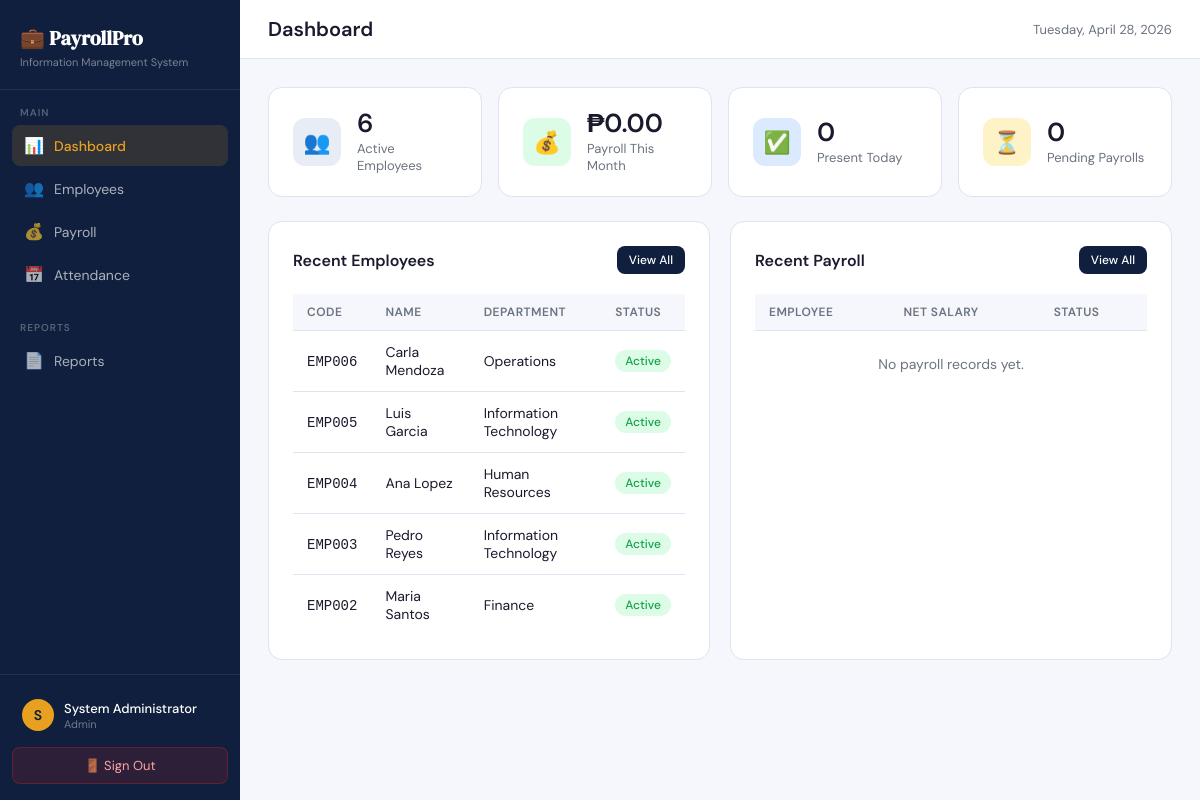
/pages/dashboard.php (signed in), run on the app's committed database.
### tables this page shows
CREATE TABLE employees (
    employee_id        INT AUTO_INCREMENT PRIMARY KEY,
    employee_code      VARCHAR(20) UNIQUE,
    first_name         VARCHAR(50) NOT NULL,
    last_name          VARCHAR(50) NOT NULL,
    middle_name        VARCHAR(50),
    suffix             VARCHAR(10),
    gender             ENUM('Male','Female','Other','Prefer not to say'),
    birth_date         DATE,
    contact_number     VARCHAR(20),
    alternate_contact  VARCHAR(20),
    email              VARCHAR(100) UNIQUE,
    address            TEXT,
    bank_account_number VARCHAR(50),
    tin_number         VARCHAR(50),
    sss_number         VARCHAR(20),
    philhealth_number  VARCHAR(20),
    pagibig_number     VARCHAR(20),
    date_hired         DATE NOT NULL,
    date_regularized   DATE,
    date_resigned      DATE,
    status             ENUM('Active','Resigned','Terminated','On Leave') DEFAULT 'Active',
    department_id      INT,
    position_id        INT,
    supervisor_id      INT,
    created_at         TIMESTAMP DEFAULT CURRENT_TIMESTAMP,
    updated_at         TIMESTAMP DEFAULT CURRENT_TIMESTAMP ON UPDATE CURRENT_TIMESTAMP,
    FOREIGN KEY (department_id) REFERENCES departments(department_id),
    FOREIGN KEY (position_id)   REFERENCES positions(position_id),
    FOREIGN KEY (supervisor_id) REFERENCES employees(employee_id),
    INDEX idx_status      (status),
    INDEX idx_department  (department_id),
    INDEX idx_position    (position_id),
    INDEX idx_date_hired  (date_hired)
);

CREATE TABLE departments (
    department_id   INT AUTO_INCREMENT PRIMARY KEY,
    department_name VARCHAR(100) UNIQUE NOT NULL,
    description     TEXT,
    created_at      TIMESTAMP DEFAULT CURRENT_TIMESTAMP
);

### includes/auth.php (called while the page is built, shortened)
<?php
function getCurrentUser() {
    return [
        'id'   => $_SESSION['user_id']   ?? null,
        'name' => $_SESSION['user_name'] ?? 'User',
        'role' => $_SESSION['user_role'] ?? 'staff',
    ];
}
?>

### pages/dashboard.php (the view, shortened to what this page needs)
<?php
require_once '../includes/auth.php';
$conn = getConnection();
$r = $conn->query("SELECT COUNT(*) AS c FROM employees WHERE status='Active'");
$totalEmployees = $r->fetch_assoc()['c'];
$r = $conn->query("SELECT COALESCE(SUM(net_salary),0) AS c FROM payroll
                   WHERE MONTH(created_at)=MONTH(CURDATE()) AND YEAR(created_at)=YEAR(CURDATE())");
$monthlyPayroll = number_format($r->fetch_assoc()['c'], 2);
$r = $conn->query("SELECT COUNT(*) AS c FROM attendance WHERE date=CURDATE() AND status='Present'");
$presentToday = $r->fetch_assoc()['c'];
$r = $conn->query("SELECT COUNT(*) AS c FROM payroll WHERE status='Draft'");
$pendingPayroll = $r->fetch_assoc()['c'];
$recentEmps = $conn->query("SELECT e.employee_code, CONCAT(e.first_name,' ',e.last_name) AS full_name,
    d.department_name, p.position_name, e.date_hired, e.status
    FROM employees e
    LEFT JOIN departments d ON e.department_id=d.department_id
    LEFT JOIN positions p ON e.position_id=p.position_id
    ORDER BY e.employee_id DESC LIMIT 5");
$recentPayroll = $conn->query("SELECT CONCAT(e.first_name,' ',e.last_name) AS full_name,
    pr.gross_salary, pr.total_deductions, pr.net_salary, pr.status, pr.created_at
    FROM payroll pr
    JOIN employees e ON pr.employee_id=e.employee_id
    ORDER BY pr.payroll_id DESC LIMIT 5");
include '../includes/header.php';
?>
<div class="stats-grid">
    <div class="stat-card">
        <div class="stat-icon navy">👥</div>
        <div>
            <div class="stat-value"><?= $totalEmployees ?></div>
            <div class="stat-label">Active Employees</div>
        </div>
    </div>
    <div class="stat-card">
        <div class="stat-icon green">💰</div>
        <div>
            <div class="stat-value">₱<?= $monthlyPayroll ?></div>
            <div class="stat-label">Payroll This Month</div>
        </div>
    </div>
    <div class="stat-card">
        <div class="stat-icon blue">✅</div>
        <div>
            <div class="stat-value"><?= $presentToday ?></div>
            <div class="stat-label">Present Today</div>
        </div>
    </div>
    <div class="stat-card">
        <div class="stat-icon amber">⏳</div>
        <div>
            <div class="stat-value"><?= $pendingPayroll ?></div>
            <div class="stat-label">Pending Payrolls</div>
        </div>
    </div>
</div>
<div class="two-col">
    <div class="card">
        <div class="card-header">
            <span class="card-title">Recent Employees</span>
            <a href="employees.php" class="btn btn-primary btn-sm">View All</a>
        </div>
        <div class="table-wrap">
            <table>
                <thead>
                    <tr><th>Code</th><th>Name</th><th>Department</th><th>Status</th></tr>
                </thead>
                <tbody>
                <?php if ($recentEmps->num_rows > 0): ?>
                    <?php while($e = $recentEmps->fetch_assoc()): ?>
                    <tr>
                        <td><code><?= htmlspecialchars($e['employee_code']) ?></code></td>
                        <td><?= htmlspecialchars($e['full_name']) ?></td>
                        <td><?= htmlspecialchars($e['department_name'] ?? '—') ?></td>
                        <td><span class="badge <?= $e['status']==='Active' ? 'badge-success' : 'badge-muted' ?>"><?= $e['status'] ?></span></td>
                    </tr>
                    <?php endwhile; ?>
                <?php else: ?>
                    <tr><td colspan="4" style="text-align:center;color:var(--muted);padding:24px">No employees yet.</td></tr>
                <?php endif; ?>
                </tbody>
            </table>
        </div>
    </div>
    <div class="card">
        <div class="card-header">
            <span class="card-title">Recent Payroll</span>
            <a href="payroll.php" class="btn btn-primary btn-sm">View All</a>
        </div>
        <div class="table-wrap">
            <table>
                <thead>
                    <tr><th>Employee</th><th>Net Salary</th><th>Status</th></tr>
                </thead>
                <tbody>
                <?php if ($recentPayroll->num_rows > 0): ?>
                    <?php while($p = $recentPayroll->fetch_assoc()): ?>
                    <tr>
                        <td><?= htmlspecialchars($p['full_name']) ?></td>
                        <td>₱<?= number_format($p['net_salary'], 2) ?></td>
                        <td>
                            <?php
                            $bClass = match($p['status']) {
                                'Paid'      => 'badge-success',
                                'Processed' => 'badge-info',
                                'Draft'     => 'badge-warning',
                                default     => 'badge-muted'
                            };
                            ?>
                            <span class="badge <?= $bClass ?>"><?= $p['status'] ?></span>
                        </td>
                    </tr>
                    <?php endwhile; ?>
                <?php else: ?>
                    <tr><td colspan="3" style="text-align:center;color:var(--muted);padding:24px">No payroll records yet.</td></tr>
                <?php endif; ?>
                </tbody>
            </table>
        </div>
    </div>
</div>
<?php include '../includes/footer.php'; ?>

### includes/header.php (shortened to what this page needs)
<?php
$user = getCurrentUser();
$currentPage = basename($_SERVER['PHP_SELF'], '.php');
?>
<!DOCTYPE html>
<html lang="en">
<head>
</head>
<body>
<aside class="sidebar">
    <div class="sidebar-brand">
        <h1>💼 PayrollPro</h1>
        <p>Information Management System</p>
    </div>
    <nav class="nav-section">
        <div class="nav-label">Main</div>
        <a href="dashboard.php"  class="nav-link <?= $currentPage==='dashboard'  ? 'active' : '' ?>">
            <span class="icon">📊</span> Dashboard
        </a>
        <a href="employees.php"  class="nav-link <?= $currentPage==='employees'  ? 'active' : '' ?>">
            <span class="icon">👥</span> Employees
        </a>
        <a href="payroll.php"    class="nav-link <?= $currentPage==='payroll'    ? 'active' : '' ?>">
            <span class="icon">💰</span> Payroll
        </a>
        <a href="attendance.php" class="nav-link <?= $currentPage==='attendance' ? 'active' : '' ?>">
            <span class="icon">📅</span> Attendance
        </a>
    </nav>
    <nav class="nav-section">
        <div class="nav-label">Reports</div>
        <a href="reports.php" class="nav-link <?= $currentPage==='reports' ? 'active' : '' ?>">
            <span class="icon">📄</span> Reports
        </a>
    </nav>
    <div class="sidebar-footer">
        <div class="user-info">
            <div class="user-avatar"><?= strtoupper(substr($user['name'], 0, 1)) ?></div>
            <div class="user-details">
                <div class="user-name"><?= htmlspecialchars($user['name']) ?></div>
                <div class="user-role"><?= htmlspecialchars($user['role']) ?></div>
            </div>
        </div>
        <a href="logout.php" class="btn-logout">🚪 Sign Out</a>
    </div>
</aside>
<div class="main">
    <div class="topbar">
        <h2><?= ucfirst($currentPage) ?></h2>
        <span class="topbar-date"><?= date('l, F j, Y') ?></span>
    </div>
    <div class="content">

### includes/footer.php
    </div>
</div>
</body>
</html>

### includes/header.php (style rules this page uses)
*, *::before, *::after { box-sizing: border-box; margin: 0; padding: 0; }
:root { --navy: #0f1f3d; --blue: #1a3a6b; --accent: #e8a020; --light: #f5f7fc; --white: #ffffff; --text: #1a1a2e; --muted: #6b7280; --border: #dde3f0; --success: #16a34a; --danger: #dc2626; --warning: #d97706; --sidebar-w: 240px; }
body { font-family: 'DM Sans', sans-serif; background: var(--light); color: var(--text); display: flex; min-height: 100vh; }
.sidebar { width: var(--sidebar-w); background: var(--navy); display: flex; flex-direction: column; position: fixed; top: 0; left: 0; bottom: 0; z-index: 100; }
.sidebar-brand { padding: 24px 20px 20px; border-bottom: 1px solid rgba(255,255,255,0.08); }
.sidebar-brand h1 { font-family: 'DM Serif Display', serif; font-size: 20px; color: var(--white); }
.sidebar-brand p { font-size: 11px; color: rgba(255,255,255,0.45); margin-top: 3px; }
.nav-section { padding: 16px 12px 8px; }
.nav-label { font-size: 10px; font-weight: 600; letter-spacing: 0.1em; text-transform: uppercase; color: rgba(255,255,255,0.3); padding: 0 8px; margin-bottom: 6px; }
.nav-link { display: flex; align-items: center; gap: 10px; padding: 10px 12px; border-radius: 8px; color: rgba(255,255,255,0.65); text-decoration: none; font-size: 14px; font-weight: 400; transition: all 0.15s; margin-bottom: 2px; }
.nav-link.active { background: rgba(232,160,32,0.15); color: var(--accent); font-weight: 500; }
.nav-link .icon { font-size: 16px; width: 20px; text-align: center; }
.sidebar-footer { margin-top: auto; padding: 16px 12px; border-top: 1px solid rgba(255,255,255,0.08); }
.user-info { display: flex; align-items: center; gap: 10px; padding: 8px 10px; border-radius: 8px; }
.user-avatar { width: 32px; height: 32px; background: var(--accent); border-radius: 50%; display: flex; align-items: center; justify-content: center; font-size: 14px; font-weight: 600; color: var(--navy); flex-shrink: 0; }
.user-details { flex: 1; min-width: 0; }
.user-name { font-size: 13px; font-weight: 500; color: var(--white); white-space: nowrap; overflow: hidden; text-overflow: ellipsis; }
.user-role { font-size: 11px; color: rgba(255,255,255,0.4); text-transform: capitalize; }
.btn-logout { width: 100%; margin-top: 8px; padding: 9px; background: rgba(220,38,38,0.15); border: 1px solid rgba(220,38,38,0.3); border-radius: 8px; color: #fca5a5; font-family: inherit; font-size: 13px; cursor: pointer; transition: all 0.15s; text-align: center; text-decoration: none; display: block; }
.main { margin-left: var(--sidebar-w); flex: 1; display: flex; flex-direction: column; }
.topbar { background: var(--white); border-bottom: 1px solid var(--border); padding: 16px 28px; display: flex; align-items: center; justify-content: space-between; position: sticky; top: 0; z-index: 50; }
.topbar h2 { font-size: 20px; font-weight: 600; color: var(--text); }
.topbar-date { font-size: 13px; color: var(--muted); }
.content { padding: 28px; flex: 1; }
.card { background: var(--white); border-radius: 14px; border: 1px solid var(--border); padding: 24px; margin-bottom: 20px; }
.card-header { display: flex; align-items: center; justify-content: space-between; margin-bottom: 20px; }
.card-title { font-size: 16px; font-weight: 600; color: var(--text); }
.btn { display: inline-flex; align-items: center; gap: 6px; padding: 9px 18px; border-radius: 8px; font-family: inherit; font-size: 13px; font-weight: 500; cursor: pointer; border: none; transition: all 0.15s; text-decoration: none; }
.btn-primary { background: var(--navy); color: var(--white); }
.btn-sm { padding: 6px 12px; font-size: 12px; }
.table-wrap { overflow-x: auto; }
table { width: 100%; border-collapse: collapse; font-size: 14px; }
th { background: var(--light); padding: 10px 14px; text-align: left; font-size: 12px; font-weight: 600; color: var(--muted); text-transform: uppercase; letter-spacing: 0.04em; border-bottom: 1px solid var(--border); }
td { padding: 12px 14px; border-bottom: 1px solid var(--border); color: var(--text); vertical-align: middle; }
tr:last-child td { border-bottom: none; }
.badge { display: inline-block; padding: 3px 10px; border-radius: 20px; font-size: 12px; font-weight: 500; }
.badge-success { background: #dcfce7; color: var(--success); }

### data on the page
employees: employee_code "EMP006", full_name "Carla Mendoza", department.department_name "Operations", status "Active"
employees: employee_code "EMP005", full_name "Luis Garcia", department.department_name "Information Technology", status "Active"
employees: employee_code "EMP004", full_name "Ana Lopez", department.department_name "Human Resources", status "Active"
employees: employee_code "EMP003", full_name "Pedro Reyes", department.department_name "Information Technology", status "Active"
employees: employee_code "EMP002", full_name "Maria Santos", department.department_name "Finance", status "Active"

### other printed values
substr($user['name'], 0, 1) "S"
$user['name'] "System Administrator"
$user['role'] "Admin"
$currentPage "Dashboard"
$totalEmployees "6"
$monthlyPayroll "0.00"
$presentToday "0"
$pendingPayroll "0"
